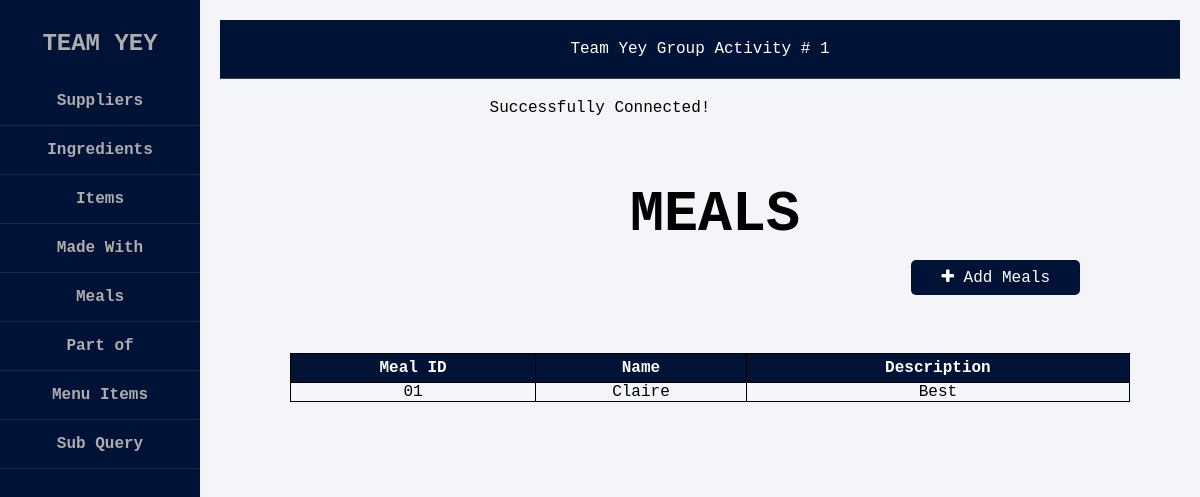
/meals.php, run on the app's committed database.
### tables this page shows
CREATE TABLE `meals` (
  `mealid` char(5) NOT NULL,
  `name` char(10) NOT NULL,
  `description` varchar(30) NOT NULL
);

### meals.php (the view, shortened to what this page needs)
<?php
    include ("homepage.php");
	require_once("connection.php");
    $sql = "SELECT * FROM meals";
    $result = mysqli_query($conn, $sql);
?>
<!DOCTYPE html>
<html lang="en">
<head>
    <link rel="stylesheet" href="https://cdnjs.cloudflare.com/ajax/libs/font-awesome/4.7.0/css/font-awesome.min.css">
    <link href="suppliers.css" rel="stylesheet" type="text/css">
</head>
<body>
<div class="sidebar">
<br>
<br>
    <h1>MEALS</h1>
    <a href ="add_meals.php"> <button class="button button1"><i class="fa fa-plus"></i> Add Meals</button></a><br><br><br>
    <center>
    <table style = "width: 70%;">
        <tr>
	        <th>Meal ID</th>
	        <th>Name</th>
            <th>Description</th>
        </tr>
        <?php
            while($meals = mysqli_fetch_assoc($result)){
        ?>
        <tr>
            <td><?php echo $meals["mealid"]; ?></td>
            <td><?php echo $meals["name"]; ?></td>
            <td><?php echo $meals["description"]; ?></td>
        </tr>
        <?php
                }
	    ?>
    </table>
    </center>
</div>
</body>
</html>

### index.css (style rules this page uses)
* { margin: 0; padding: 0; box-sizing: border-box; list-style: none; text-decoration: none; font-family: 'Century Gothic', monospace; }
body { background-color: #f3f5f9; }
.sidebar { display: flex; flex-direction: column; justify-content: flex-start; text-align: center; height: 100%; padding-top: 30px; overflow-y: auto; z-index: 1; transition: width 0.3s ease; }

### suppliers.css (style rules this page uses)
body { text-align: center; }
h1 { display: flex; justify-content: center; margin-left: 230px; font-size: 1.5cm; }
.button { border: none; color: white; text-align: center; text-decoration: none; display: inline-block; font-size: 16px; margin: 4px 2px; transition-duration: 0.5s; cursor: pointer; border-radius: 5px; }
.button1 { background-color: #001235; color: white; float: right; margin-right: 120px; padding: 8px 30px; margin-top: 13px; }
table { border: .5px solid rgb(0, 0, 0); border-collapse: collapse; margin-left: 220px; padding: 5px 0px 5px 0px; text-align: center; }
tr, td { border: .5px solid rgb(0, 0, 0); border-collapse: collapse; margin-left: 230px; text-align: center; }
th { border: .5px solid rgb(0, 0, 0); border-collapse: collapse; margin-left: 220px; padding: 5px 0px 5px 0px; text-align: center; color: #ffffff; background-color: #001235; }

### data on the page
meals: mealid "01", name "Claire", description "Best"
